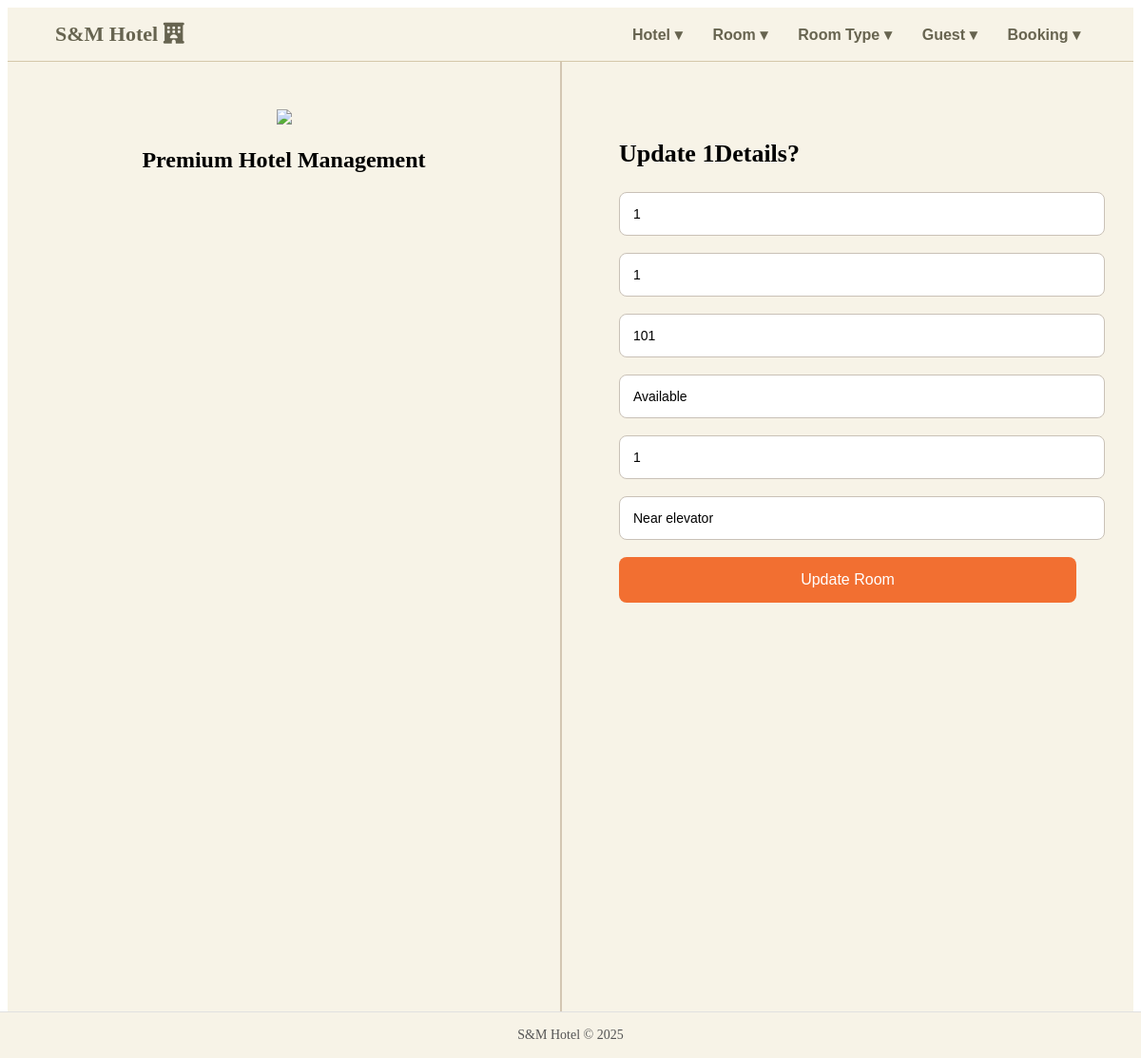
Page /updateroom.php?id=1 on the committed database.
### tables this page shows
CREATE TABLE Room (
    RoomID INTEGER NOT NULL PRIMARY KEY AUTOINCREMENT,
    HotelID INTEGER NOT NULL,
    RoomTypeID INTEGER NOT NULL,
    RoomNumber TEXT NOT NULL,
    RoomStatus TEXT CHECK(roomStatus IN ('Available', 'Occupied', 'Maintenance')) NOT NULL,
    FloorNumber INTEGER,
    Remarks TEXT,
    FOREIGN KEY (HotelID) REFERENCES Hotel(HotelID) ON UPDATE CASCADE ON     DELETE CASCADE,
    FOREIGN KEY (RoomTypeID) REFERENCES RoomType(RoomTypeID) ON UPDATE CASCADE ON DELETE CASCADE
);

### function.php (called while the page is built, shortened)
<?php
function viewroom($RoomID){
    $db = dbconnect();
    $stmt = $db->prepare("SELECT * FROM Room WHERE RoomID = :rid");
    $stmt->bindValue(":rid", $RoomID, SQLITE3_INTEGER);
    $result = $stmt->execute();
    $room_detail = [];
    while ($row = $result->fetchArray(SQLITE3_NUM)) {
        $room_detail[] = $row;
    }
    return $room_detail;
}
?>

### updateroom.php (the view, shortened to what this page needs)
<?php
    include("navbar.php");
    require_once("function.php");
    $rid = $_GET["RoomID"] ?? $_GET["id"] ?? null;
    $Room = viewroom($rid);
?>
<html lang="en">
<head>
    <link rel="stylesheet" herf="style.css"/>
</head>
<body>
    <div class="hotel">
     <div class="left">
        <img src="Images/hh2.png" >
        <h2 class="feature-title">Premium Hotel Management</h2>
    </div>
    <div class="form">
         <h2 class="form-title">Update <?php echo $Room[0][1]?>Details?</h2>
        <form method="post">
           <input type="text" name="HotelName" class="input-box" value="<?php echo $Room[0][1];?>">
           <input type="text" name="RoomTypeName" class="input-box" value="<?php echo $Room[0][2];?>">
           <input type="text" name="RoomNumber" class="input-box" value="<?php echo $Room[0][3];?>">
           <input type="text" name="RoomStatus" class="input-box" value="<?php echo $Room[0][4];?>">
           <input type="text" name="FloorNumber" class="input-box" value="<?php echo $Room[0][5];?>">
           <input type="text" name="Remarks" class="input-box" value="<?php echo $Room[0][6];?>">
           <input type="submit" name="updateroom" class="btn-submit" value="Update Room">
        </form>
    </div>
</div>
</body>
<footer class="footer">
    S&amp;M Hotel © 2025
</footer>
</html>

### style.css (style rules this page uses)
.hotel { display: flex; height: 130vh; background-color: #f7f3e7; }
.left { flex: 1; padding: 50px; border-right: 2px solid #D3C6B2; text-align: center; }
.left img { width: 80%; }
.form { flex: 1; padding: 60px; }
.form-title { font-size: 26px; margin-bottom: 25px; }
.input-box { width: 100%; padding: 14px; margin-bottom: 18px; border-radius: 8px; border: 1px solid #C9C1B7; background: #FFF; font-size: 14px; }
.btn-submit { width: 100%; background: #F26F31; color: white; padding: 15px; border: none; font-size: 16px; border-radius: 8px; cursor: pointer; }
.footer { width: 100%; text-align: center; padding: 16px 0; font-size: 14px; color: #555; border-top: 1px solid #e0e0e0; background-color: #f7f3e7; position: fixed; bottom: 0; left: 0; }

### rows in the picture
room: HotelID "1", HotelName "1", RoomTypeName "1", RoomNumber "101", RoomStatus "Available", FloorNumber "1", Remarks "Near elevator"
